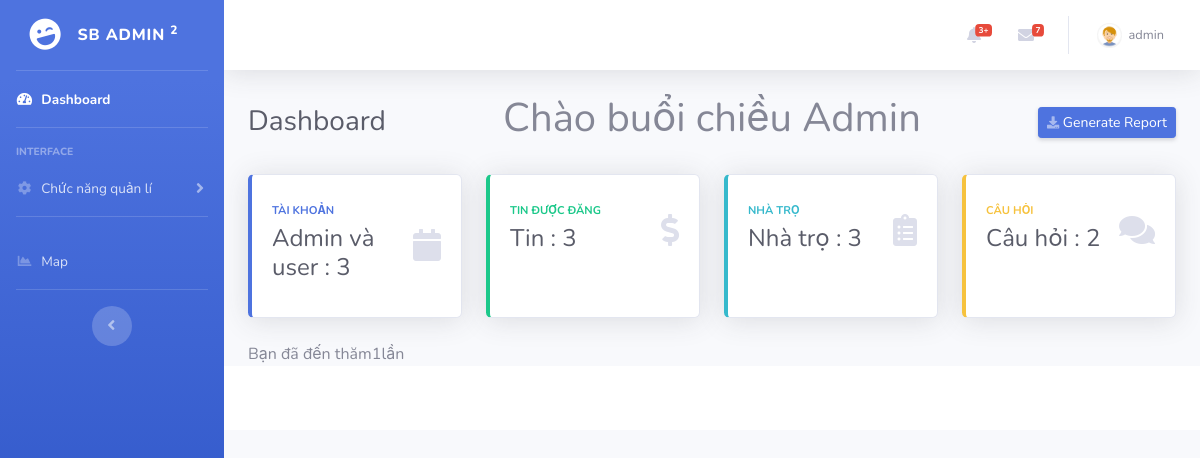
Page /admin/index.php?page=3 (signed in) on the committed database.
### tables this page shows
CREATE TABLE `users` (
  `user_id` int(11) NOT NULL,
  `unique_id` int(255) NOT NULL,
  `fname` varchar(255) NOT NULL,
  `lname` varchar(255) NOT NULL,
  `email` varchar(255) NOT NULL,
  `password` varchar(255) NOT NULL,
  `img` varchar(255) NOT NULL,
  `status` varchar(255) NOT NULL,
  `col` int(4) NOT NULL,
  `birth_day` varchar(20) NOT NULL,
  `address` varchar(30) NOT NULL,
  `ID_card` varchar(16) NOT NULL,
  `phone` varchar(12) NOT NULL,
  `sex` varchar(10) NOT NULL
);

### admin/index.php (the view, shortened to what this page needs)
<?php
$conn = mysqli_connect("localhost","root","","chatapp");
            $sql = mysqli_query($conn, "SELECT * FROM users where col = 1");
            if(mysqli_num_rows($sql) > 0){
              $row = mysqli_fetch_assoc($sql);
            }
 ?>
<!DOCTYPE html>
<html lang="en">
<head>
    <link href="template/vendor/fontawesome-free/css/all.min.css" rel="stylesheet" type="text/css">
    <link href="template/css/sb-admin-2.min.css" rel="stylesheet">
</head>
<body id="page-top">
    <div id="wrapper">
        <ul class="navbar-nav bg-gradient-primary sidebar sidebar-dark accordion" id="accordionSidebar">
            <a class="sidebar-brand d-flex align-items-center justify-content-center" href="index.html">
                <div class="sidebar-brand-icon rotate-n-15">
                    <i class="fas fa-laugh-wink"></i>
                </div>
                <div class="sidebar-brand-text mx-3">SB Admin <sup>2</sup></div>
            </a>
            <hr class="sidebar-divider my-0">
            <li class="nav-item active">
                <a class="nav-link" href="?page=0">
                    <i class="fas fa-fw fa-tachometer-alt"></i>
                    <span>Dashboard</span></a>
            </li>
            <hr class="sidebar-divider">
            <div class="sidebar-heading">
                Interface
            </div>
            <li class="nav-item">
                <a class="nav-link collapsed" href="#" data-toggle="collapse" data-target="#collapseTwo"
                    aria-expanded="true" aria-controls="collapseTwo">
                    <i class="fas fa-fw fa-cog"></i>
                    <span>Chức năng quản lí</span>
                </a>
            </li>
            <hr class="sidebar-divider">
            <li class="nav-item">
                <a class="nav-link" href="page/index_map.php">
                    <i class="fas fa-fw fa-chart-area"></i>
                    <span>Map</span></a>
            </li>
            <hr class="sidebar-divider d-none d-md-block">
            <div class="text-center d-none d-md-inline">
                <button class="rounded-circle border-0" id="sidebarToggle"></button>
            </div>
        </ul>
        <div id="content-wrapper" class="d-flex flex-column">
            <div id="content">
                <nav class="navbar navbar-expand navbar-light bg-white topbar mb-4 static-top shadow">
                    <ul class="navbar-nav ml-auto">
                        <li class="nav-item dropdown no-arrow mx-1">
                            <a class="nav-link dropdown-toggle" href="#" id="alertsDropdown" role="button"
                                data-toggle="dropdown" aria-haspopup="true" aria-expanded="false">
                                <i class="fas fa-bell fa-fw"></i>
                                <span class="badge badge-danger badge-counter">3+</span>
                            </a>
                        </li>
                        <li class="nav-item dropdown no-arrow mx-1">
                            <a class="nav-link dropdown-toggle" href="#" id="messagesDropdown" role="button"
                                data-toggle="dropdown" aria-haspopup="true" aria-expanded="false">
                                <i class="fas fa-envelope fa-fw"></i>
                                <span class="badge badge-danger badge-counter">7</span>
                            </a>
                        </li>
                        <li class="nav-item dropdown no-arrow">
                            <a class="nav-link dropdown-toggle" href="#" id="userDropdown" role="button"
                                data-toggle="dropdown" aria-haspopup="true" aria-expanded="false">
                                <span class="mr-2 d-none d-lg-inline text-gray-600 small">
                              <img style="width:25px;height:25px;border-radius: 12px; "src="../img/<?php echo $row['img']; ?>">&nbsp;  <?php echo $row['lname'] ?></span>
                            </a>
                        </li>
                    </ul>
                </nav>
<?php
switch ($_GET['page']) {
        case 3:
      include_once"page/dashboard.php";
        break;
}
?>
            </div>
            <footer class="sticky-footer bg-white">
            </footer>
        </div>
    </div>
</body>
</html>

### rows in the picture
users: img (picture), lname "admin"

### other values in the picture
$row "3"
$row "2"
$countvisit "1"
